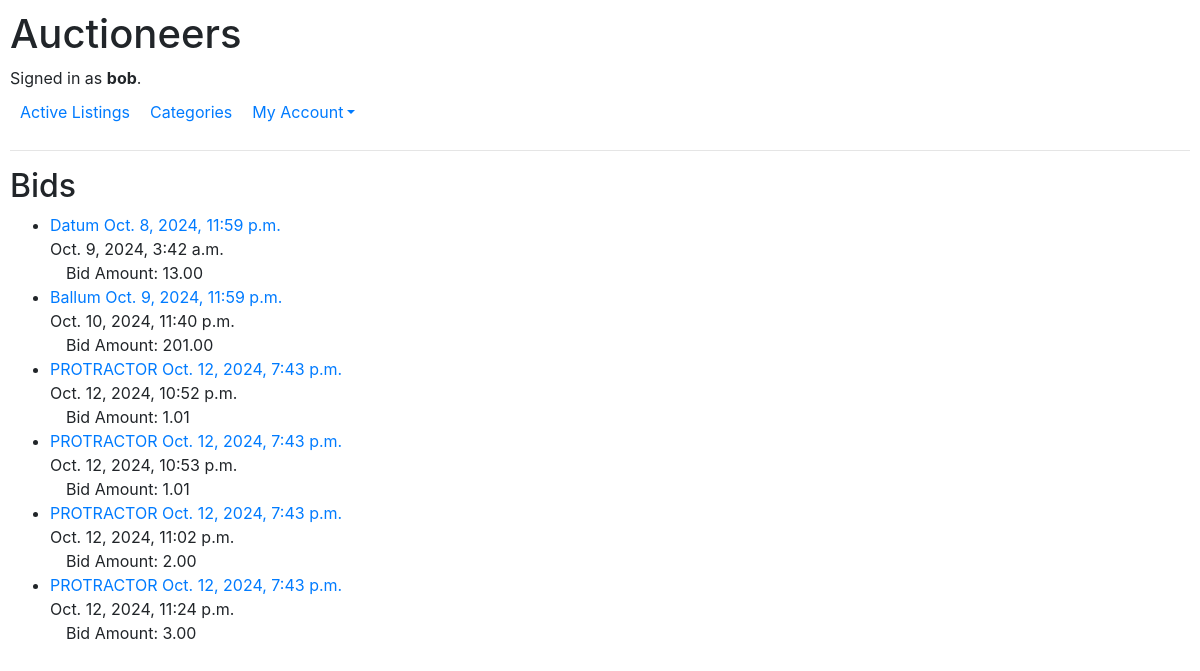
Screenshot of /bids/ (signed in) with the database file from the repository.
### auctions/models.py (models this page shows, shortened)
class User(AbstractUser):
    watchlist = models.ManyToManyField("Auction_Listing", related_name="watched_by", blank=True)
    purchases = models.ManyToManyField("Auction_Listing", related_name="purchased_by", blank=True)

class Bid(models.Model):
    timestamp = models.DateTimeField(auto_now_add=True)
    user = models.ForeignKey(User, on_delete=models.CASCADE, related_name="bids")
    listing = models.ForeignKey(Auction_Listing, on_delete=models.PROTECT, related_name="bids")
    amount = models.DecimalField(max_digits=10, decimal_places=2)

class Auction_Listing(models.Model):
    category = models.ForeignKey(Category, on_delete=models.PROTECT, related_name="listings")
    title = models.CharField(max_length = 25)
    description = models.TextField()
    image = models.FileField(upload_to="media/", blank=False, default="media/placeholder.jpg")
    quantity = models.IntegerField()
    price = models.DecimalField(max_digits=10, decimal_places=2)
    current_bid = models.ForeignKey("Bid", on_delete=models.PROTECT, related_name="listings", null=True, blank=True)
    seller = models.ForeignKey(User, on_delete=models.CASCADE, related_name="listings")
    timestamp = models.DateTimeField(auto_now_add=True)
    closing_time = models.DateTimeField(blank=False)
    is_open = models.BooleanField(default=True)

### auctions/views.py (the view)
# urls.py: path("bids/", views.bids, name="bids"),
def bids(request):
    if request.user.is_authenticated:
        bids = Bid.objects.filter(user=request.user).order_by('listing__closing_time')
        message = ""
        if not bids.exists():
            message = "You have not bid on any listings yet."
        return render(request, "auctions/bids.html", {
            "bids": bids,
            "message": message
        })

### auctions/templates/auctions/bids.html (shortened to what this page needs)
{% extends "auctions/layout.html" %}
{% block body %}
    <h2>Bids</h2>
    <div>
        {% if user.is_authenticated %}
        <ul>
            {% for bid in bids %}
            <li>
                <div>
                    <a href="{% url 'listing_detail' bid.listing.id %}">{{ bid.listing.title }}  {{ bid.listing.closing_time }}</a>
                </div>
                <div>
                    {{ bid.timestamp }}<br>&emsp;Bid Amount: {{ bid.amount }}
                </div>
            </li>
            {% endfor %}
        </ul>
        {% endif %}
    </div>
{% endblock %}

### auctions/templates/auctions/layout.html (shortened to what this page needs)
{% load static %}
<!DOCTYPE html>
<html lang="en">
    <head>
        <link rel="stylesheet" href="https://stackpath.bootstrapcdn.com/bootstrap/4.4.1/css/bootstrap.min.css">
        <link href="{% static 'auctions/styles.css' %}" rel="stylesheet">
    </head>
    <body>
        <h1>Auctioneers</h1>
        <div>
            {% if user.is_authenticated %}
                Signed in as <strong>{{ user.username }}</strong>.
            {% else %}
                Not signed in.
            {% endif %}
        </div>
        <ul class="nav">
            <li class="nav-item">
                <a class="nav-link" href="{% url 'index' %}">Active Listings</a>
            </li>
            <li>
                <a class="nav-link" href="{% url 'categories' %}">Categories</a>
            </li>
            {% if user.is_authenticated %}
                <li class="nav-item dropdown">
                    <a href="#" class="nav-link dropdown-toggle">My Account</a>
                </li>
            {% endif %}
        </ul>
        <hr>
        {% block body %}
        {% endblock %}
    </body>
</html>

### auctions/static/auctions/styles.css (style rules this page uses)
body { padding: 10px; }
.nav-link { text-decoration: none; padding: 10px; border-radius: 5px; }

### rows the page displays
User: username "bob"
Bid: listing "Datum", listing.closing_time "Oct. 8, 2024, 11:59 p.m.", timestamp "Oct. 9, 2024, 3:42 a.m.", amount "13.00"
Bid: listing "Ballum", listing.closing_time "Oct. 9, 2024, 11:59 p.m.", timestamp "Oct. 10, 2024, 11:40 p.m.", amount "201.00"
Bid: listing "PROTRACTOR", listing.closing_time "Oct. 12, 2024, 7:43 p.m.", timestamp "Oct. 12, 2024, 10:52 p.m.", amount "1.01"
Bid: listing "PROTRACTOR", listing.closing_time "Oct. 12, 2024, 7:43 p.m.", timestamp "Oct. 12, 2024, 10:53 p.m.", amount "1.01"
Bid: listing "PROTRACTOR", listing.closing_time "Oct. 12, 2024, 7:43 p.m.", timestamp "Oct. 12, 2024, 11:02 p.m.", amount "2.00"
Bid: listing "PROTRACTOR", listing.closing_time "Oct. 12, 2024, 7:43 p.m.", timestamp "Oct. 12, 2024, 11:24 p.m.", amount "3.00"
